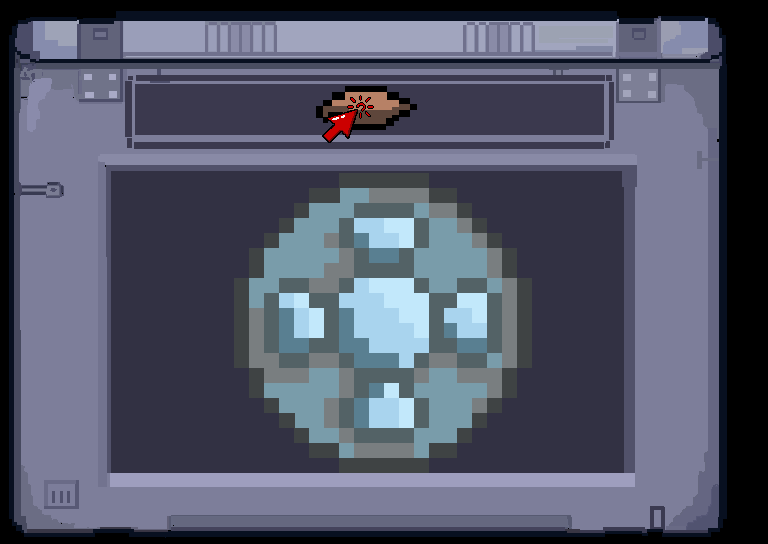

This is a level from a 2D game, rendered from its Tiled map with the project's own tilesets. A one-line summary and the map file follow, with tile-layer data summarised:
An orthogonal 24x17 tile map with 32x32 px tiles, 1 tile layer (base_pant), 3 tilesets and 80 objects.

<map version="1.10" tiledversion="1.11.0" orientation="orthogonal" renderorder="right-down" width="24" height="17" tilewidth="32" tileheight="32" infinite="0" nextlayerid="8" nextobjectid="213">
 <tileset firstgid="1" name="basebasura" tilewidth="32" tileheight="32" tilecount="408" columns="24">
  <image source="basebasura.png" width="768" height="544" />
 </tileset>
 <tileset firstgid="409" name="basuras_f1" tilewidth="32" tileheight="32" tilecount="408" columns="24">
  <image source="basuras_f1.png" width="768" height="544" />
 </tileset>
 <tileset firstgid="817" name="basuras_f2" tilewidth="32" tileheight="32" tilecount="408" columns="24">
  <image source="basuras_f2.png" width="768" height="544" />
 </tileset>
 <layer id="1" name="base_pant" width="24" height="17">
  <data>[408 cells, 391 non-empty, 391 distinct tile ids]</data>
 </layer>
 <objectgroup id="7" name="basura1">
  <object id="146" gid="945" x="320" y="192" width="32" height="32" />
  <object id="147" gid="946" x="352" y="192" width="32" height="32" />
  <object id="148" gid="970" x="352" y="224" width="32" height="32" />
  <object id="150" gid="971" x="384" y="224" width="32" height="32" />
  <object id="152" gid="972" x="416" y="224" width="32" height="32" />
  <object id="153" gid="996" x="416" y="256" width="32" height="32" />
  <object id="154" gid="995" x="384" y="256" width="32" height="32" />
  <object id="155" gid="994" x="352" y="256" width="32" height="32" />
  <object id="157" gid="993" x="320" y="256" width="32" height="32" />
  <object id="158" gid="991" x="256" y="256" width="32" height="32" />
  <object id="159" gid="992" x="288" y="256" width="32" height="32" />
  <object id="160" gid="990" x="224" y="256" width="32" height="32" />
  <object id="161" gid="989" x="192" y="256" width="32" height="32" />
  <object id="162" gid="988" x="160" y="256" width="32" height="32" />
  <object id="163" gid="964" x="160" y="224" width="32" height="32" />
  <object id="165" gid="965" x="192" y="224" width="32" height="32" />
  <object id="166" gid="966" x="224" y="224" width="32" height="32" />
  <object id="167" gid="967" x="256" y="224" width="32" height="32" />
  <object id="168" gid="968" x="288" y="224" width="32" height="32" />
  <object id="170" gid="969" x="320" y="224" width="32" height="32" />
  <object id="171" gid="944" x="288" y="192" width="32" height="32" />
  <object id="172" gid="943" x="256" y="192" width="32" height="32" />
  <object id="173" gid="973" x="448" y="224" width="32" height="32" />
  <object id="174" gid="997" x="448" y="256" width="32" height="32" />
  <object id="175" gid="1017" x="320" y="288" width="32" height="32" />
  <object id="178" gid="1016" x="288" y="288" width="32" height="32" />
  <object id="179" gid="1015" x="266" y="285" width="32" height="32" />
  <object id="180" gid="1018" x="352" y="288" width="32" height="32" />
  <object id="181" gid="1015" x="256" y="288" width="32" height="32" />
 </objectgroup>
 <objectgroup id="5" name="basura2">
  <object id="107" gid="1046" x="416" y="352" width="32" height="32" />
  <object id="110" gid="1047" x="448" y="352" width="32" height="32" />
  <object id="111" gid="1048" x="480" y="352" width="32" height="32" />
  <object id="112" gid="1049" x="512" y="352" width="32" height="32" />
  <object id="113" gid="1050" x="544" y="352" width="32" height="32" />
  <object id="114" gid="1051" x="576" y="352" width="32" height="32" />
  <object id="115" gid="1075" x="576" y="384" width="32" height="32" />
  <object id="116" gid="1025" x="512" y="320" width="32" height="32" />
  <object id="117" gid="1026" x="544" y="320" width="32" height="32" />
  <object id="118" gid="1024" x="480" y="320" width="32" height="32" />
  <object id="119" gid="1023" x="448" y="320" width="32" height="32" />
  <object id="120" gid="1098" x="544" y="416" width="32" height="32" />
  <object id="122" gid="1099" x="576" y="416" width="32" height="32" />
  <object id="123" gid="1097" x="512" y="416" width="32" height="32" />
  <object id="124" gid="1097" x="480" y="416" width="32" height="32" />
  <object id="125" gid="1095" x="448" y="416" width="32" height="32" />
  <object id="126" gid="1094" x="416" y="416" width="32" height="32" />
  <object id="127" gid="1070" x="416" y="384" width="32" height="32" />
  <object id="128" gid="1071" x="448" y="384" width="32" height="32" />
  <object id="129" gid="1072" x="480" y="384" width="32" height="32" />
  <object id="130" gid="1072" x="512" y="384" width="32" height="32" />
  <object id="131" gid="1074" x="544" y="384" width="32" height="32" />
 </objectgroup>
 <objectgroup id="6" name="basura3">
  <object id="182" gid="1162" x="288" y="480" width="32" height="32" />
  <object id="183" gid="1163" x="320" y="480" width="32" height="32" />
  <object id="184" gid="1139" x="320" y="448" width="32" height="32" />
  <object id="185" gid="1140" x="352" y="448" width="32" height="32" />
  <object id="186" gid="1116" x="352" y="416" width="32" height="32" />
  <object id="188" gid="1115" x="320" y="416" width="32" height="32" />
  <object id="189" gid="1091" x="320" y="384" width="32" height="32" />
  <object id="190" gid="1067" x="320" y="352" width="32" height="32" />
  <object id="191" gid="1066" x="288" y="352" width="32" height="32" />
  <object id="192" gid="1065" x="256" y="352" width="32" height="32" />
  <object id="193" gid="1089" x="256" y="384" width="32" height="32" />
  <object id="194" gid="1088" x="224" y="384" width="32" height="32" />
  <object id="195" gid="1087" x="192" y="384" width="32" height="32" />
  <object id="196" gid="1086" x="160" y="384" width="32" height="32" />
  <object id="197" gid="1109" x="128" y="416" width="32" height="32" />
  <object id="199" gid="1108" x="96" y="416" width="32" height="32" />
  <object id="200" gid="1133" x="128" y="448" width="32" height="32" />
  <object id="201" gid="1110" x="160" y="416" width="32" height="32" />
  <object id="202" gid="1111" x="192" y="416" width="32" height="32" />
  <object id="203" gid="1135" x="192" y="448" width="32" height="32" />
  <object id="204" gid="1136" x="224" y="448" width="32" height="32" />
  <object id="205" gid="1137" x="256" y="448" width="32" height="32" />
  <object id="206" gid="1138" x="288" y="448" width="32" height="32" />
  <object id="207" gid="1134" x="160" y="448" width="32" height="32" />
  <object id="208" gid="1112" x="224" y="416" width="32" height="32" />
  <object id="209" gid="1113" x="256" y="416" width="32" height="32" />
  <object id="210" gid="1114" x="288" y="416" width="32" height="32" />
  <object id="211" gid="1090" x="288" y="384" width="32" height="32" />
  <object id="212" gid="1161" x="256" y="480" width="32" height="32" />
 </objectgroup>
</map>